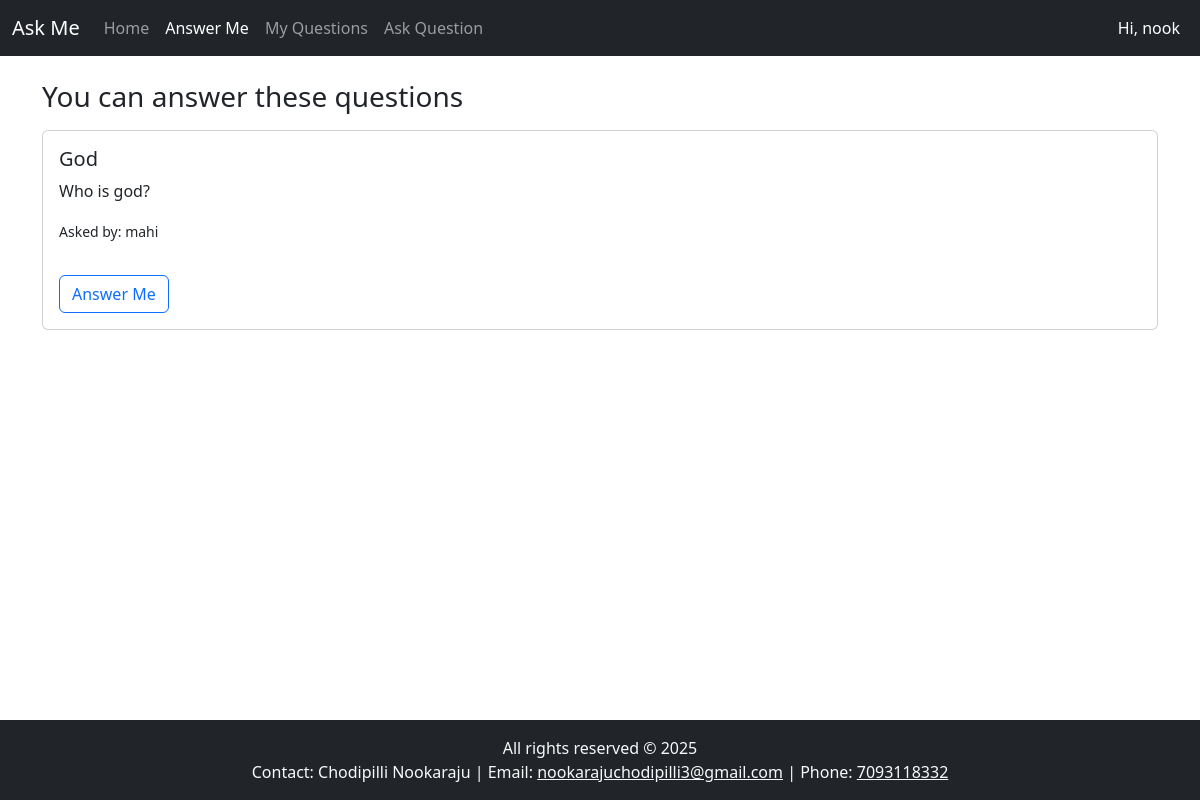
The app's page /answer_me/ (signed in) with its own data.
### askme/models.py (models this page shows, shortened)
class Question(models.Model):
    title = models.CharField(max_length=255)
    description = models.TextField(blank=True)
    asked_by = models.ForeignKey(User, on_delete=models.CASCADE, related_name='questions')
    created_at = models.DateTimeField(auto_now_add=True)

### askme/views.py (the view)
# urls.py: path('answer_me/',answer_me,name='answer_me'),
def answer_me(request):
    questions = Question.objects.filter(answers__isnull=True).distinct().order_by('-created_at')
    return render(request, 'answer_me.html', {'questions': questions})

### templates/answer_me.html (shortened to what this page needs)
{% extends 'index.html' %}
{% block content %}
<h3>You can answer these questions</h3>
{% for question in questions %}
  <div class="card my-3">
    <div class="card-body">
      <h5>{{ question.title }}</h5>
      <p>{{ question.description }}</p>
      <p><small>Asked by: {{ question.asked_by.username }}</small></p>
      <button class="btn btn-outline-primary mt-3" data-bs-toggle="modal" data-bs-target="#answerModal{{ question.id }}">
        Answer Me
      </button>
    </div>
  </div>
{% empty %}
  <p>No questions yet.</p>
{% endfor %}
{% endblock %}

### templates/index.html (shortened to what this page needs)
<!DOCTYPE html>
<html lang="en">
<head>
    <link rel="stylesheet" href="https://cdn.jsdelivr.net/npm/bootstrap@5.3.0/dist/css/bootstrap.min.css">
</head>
<body>
<nav class="navbar navbar-expand-lg navbar-dark bg-dark fixed-top">
  <div class="container-fluid">
    <a class="navbar-brand" href="/">Ask Me</a>
    <div class="collapse navbar-collapse" id="navbarNav">
      <ul class="navbar-nav me-auto mb-2 mb-lg-0">
        <li class="nav-item">
            <a class="nav-link {% if request.path == '/' %}active{% endif %}" href="/">Home</a>
          </li>
          <li class="nav-item">
            <a class="nav-link {% if request.path == '/answer_me/' %}active{% endif %}" href="/answer_me/">Answer Me</a>
          </li>
          <li class="nav-item">
            <a class="nav-link {% if request.path == '/my_questions/' %}active{% endif %}" href="/my_questions/">My Questions</a>
          </li>
          <li class="nav-item">
            <a class="nav-link {% if request.path == '/ask/' %}active{% endif %}" href="/ask/">Ask Question</a>
          </li>
      </ul>
      <ul class="navbar-nav">
        {% if user.is_authenticated %}
        <li class="nav-item"><a class="nav-link  text-white" href="/profile/">Hi, {{request.user}}</a></li>
        {% else %}
        <li class="nav-item"><a class="nav-link" href="/login/">Login</a></li>
        <li class="nav-item"><a class="nav-link" href="/register/">Signup</a></li>
        {% endif %}
      </ul>
    </div>
  </div>
</nav>
<div class="container" style="margin-top: 80px;">
    {% block content %}
    {% endblock %}
</div>
<footer class="bg-dark text-light text-center py-3 fixed-bottom">
    <div class="container">
        <p class="mb-0">All rights reserved © 2025</p>
        <p class="mb-0">
            Contact: Chodipilli Nookaraju |
            Email: <a href="https://gmail.com" target="_blank" class="text-light">nookarajuchodipilli3@gmail.com</a> |
            Phone: <a href="tel:+917093118332" class="text-light">7093118332</a>
        </p>
    </div>
</footer>
</body>
</html>

### records on screen
Question: title "God", description "Who is god?", asked_by.username "mahi"

### other values on screen
{{ request.user }} "nook"
